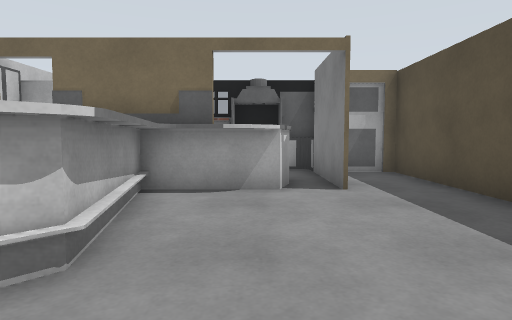
[1] (above)

13 first-person views from a walk through a world built for the Gazebo simulator. The camera is 0.94 m above the floor, tilts 4° down and sees 75° across. The floor is counted in squares, 1 m on a side. Each view is taken from the middle of a square. On the plan, view 1 faces up. The plan holds only what a view shows up to about 12 squares ahead; the rest is blank. Surface patterns are stand-ins for the level's own textures.

[2]
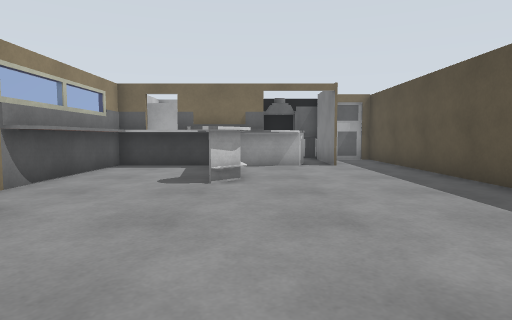

[3]
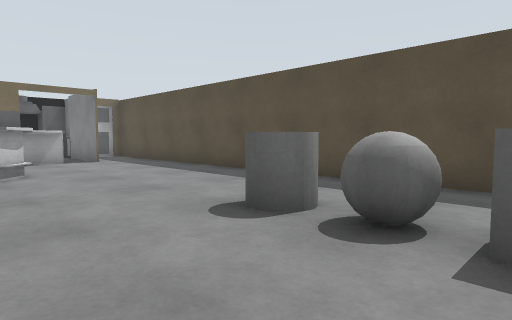

[4]
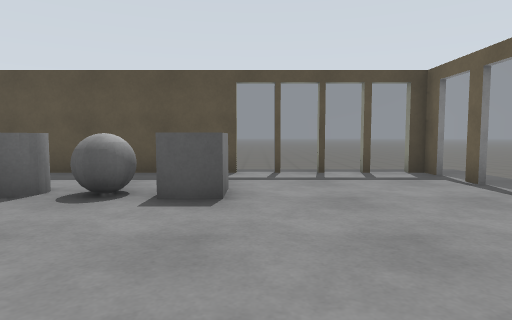

[5]
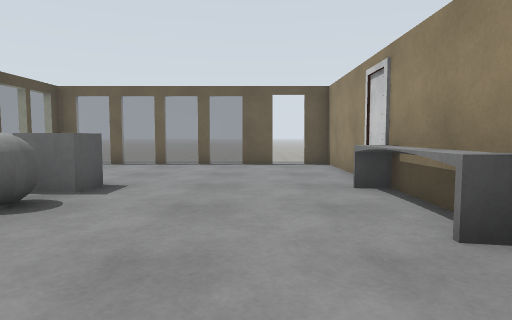

[6]
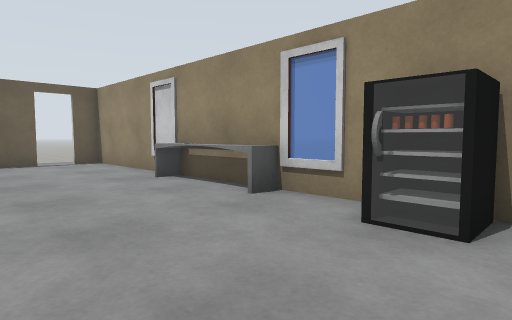

[7]
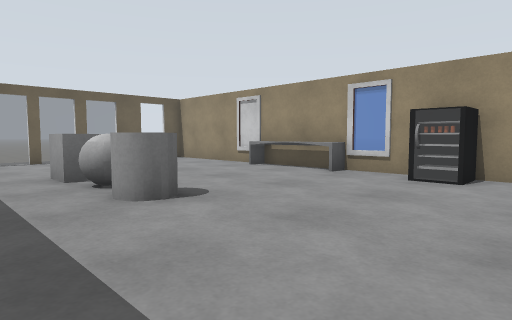

[8]
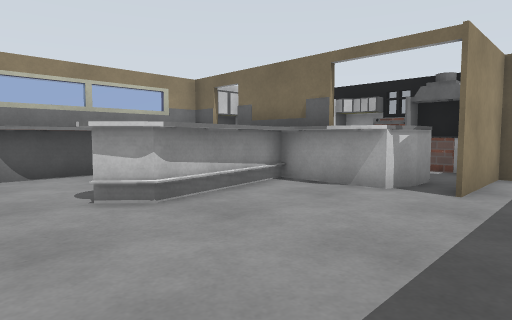

[9]
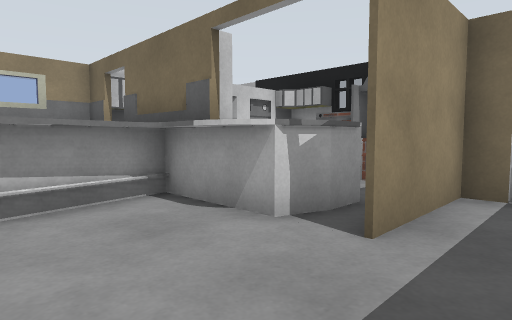

[10]
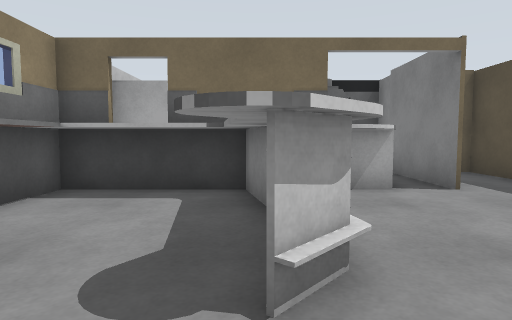

[11]
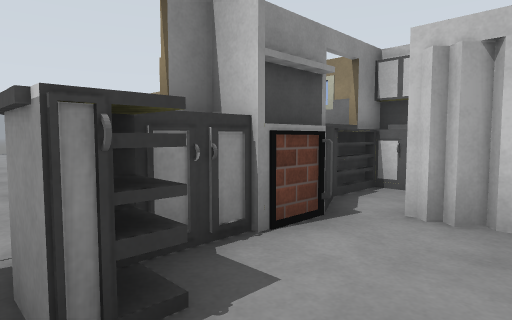

[12]
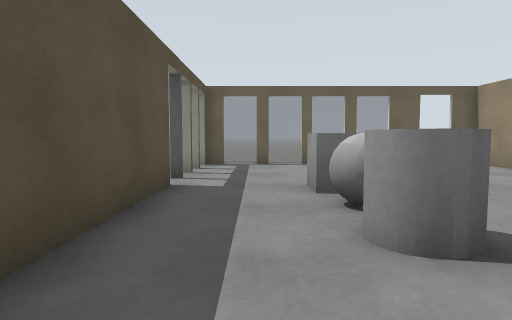

[13]
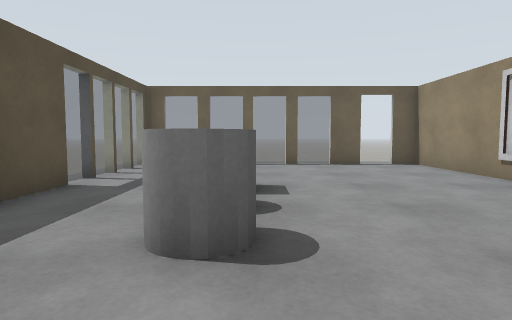

### Floor plan
Key: @ floor where view 1 was taken; # wall or solid block; . main floor; - floor 0.25 m lower than the main floor; = window, fence, low wall or low ledge; O other object.
Columns run from 6 left of view 1 to 6 right of it. Each row starts with its distance up from view 1.
 10    ######
  9    #....###
  8  ###....#.#
  7  ###=.#.#.#
  6  ######.#.#
  5  ####.....#
  4  #..#.....#
  3  #..##....#
  2  #..##....#
  1 ##........#
  0 #.....@...#
 -1 #=........#
 -2 #.........#
 -3 ==........#
 -4  #....OO..#
 -5  #....OO..#
 -6  #....OO..#
 -7 ##....OO..#
 -8 #.........=-
 -9 #.........=-
-10 #.........=-
-11 #.........=--
-12 ##.#======#--
-13  .. .......
-14         ---

Where each view was taken, in squares from view 1:
view 1: 0 up, 0 right, facing up
view 2: 5 down, 1 left, facing up
view 3: 7 down, 3 left, facing up-right
view 4: 8 down, 5 left, facing right
view 5: 1 down, 3 left, facing down
view 6: 0 up, 1 left, facing down-left
view 7: 1 up, 3 right, facing down-left
view 8: 0 up, 3 right, facing up-left
view 9: 3 up, 3 right, facing up-left
view 10: 0 up, 2 left, facing up
view 11: 9 up, 1 right, facing down-left
view 12: 1 down, 2 right, facing down
view 13: 1 down, 0 right, facing down
